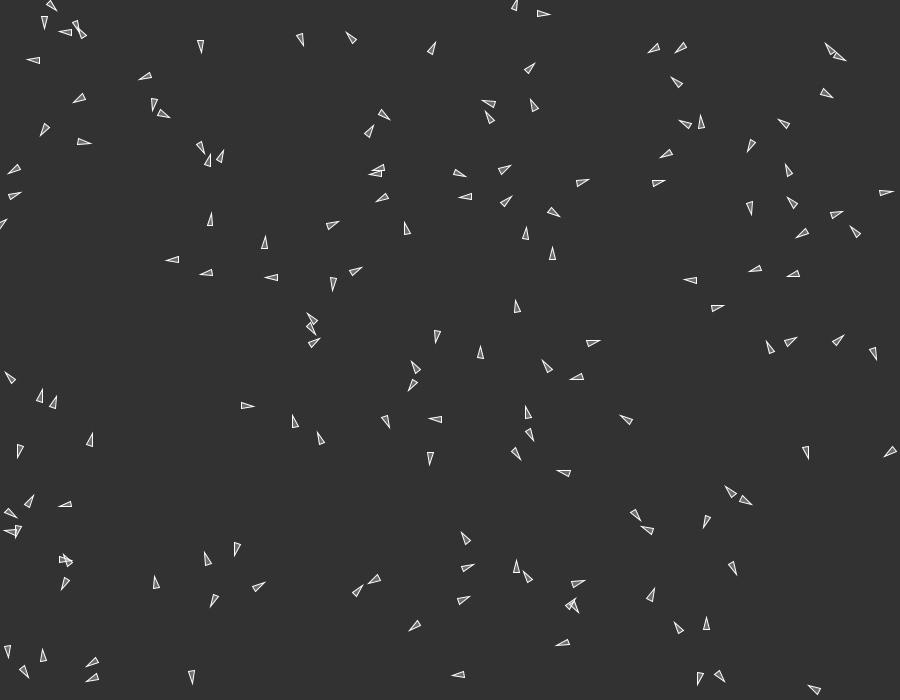
Frame 1 (no input)
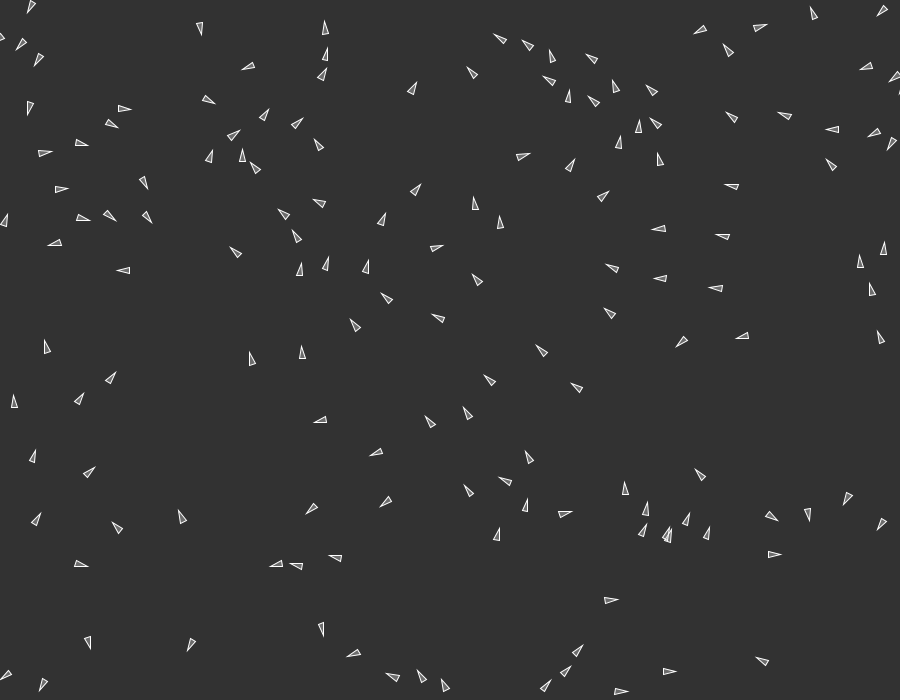
Frame 60 (the mouse pressed at the canvas centre just before this capture)
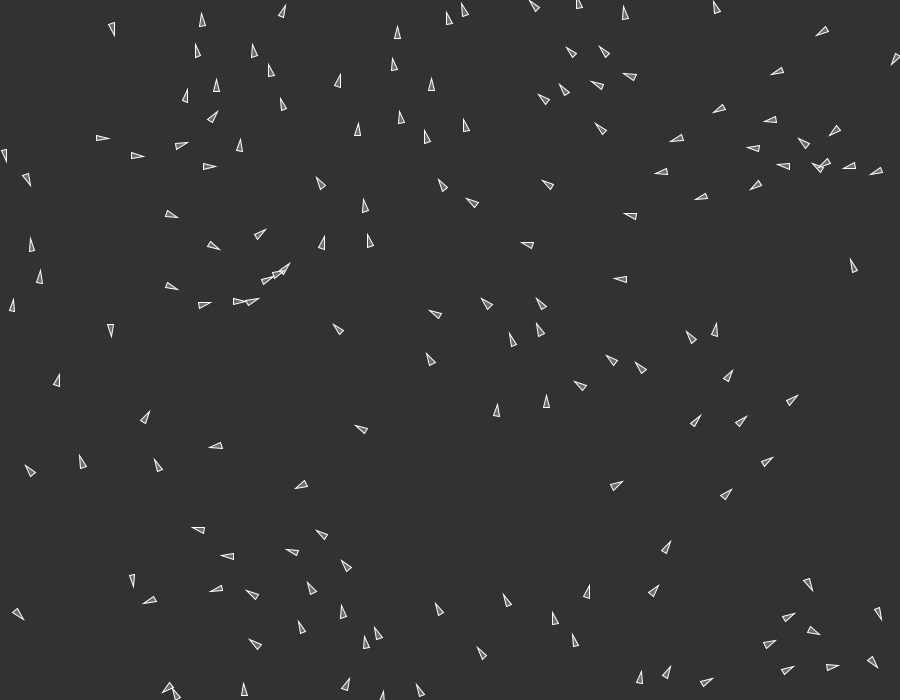
Frame 120 (the mouse held since frame 60 and released just before this capture)

The Processing sketch that drew these frames (run headless with seeded random() and noise(); from frame 60 on, the mouse is pressed at the canvas centre):

// Processing sketch: Boids
// ── Boids.pde
Boid[] flock = new Boid[150];

void setup() {
  size(900, 700);
  for (int i = 0; i < flock.length; i++) {
    flock[i] = new Boid(random(width), random(height), 3);
  }
}

void draw() {
  //updates
  background(50);
  for (int i = 0; i < flock.length; i++) {
    flock[i].fly(flock);
  }
}

// ── Boid.pde
class Boid {

  PVector position;
  PVector velocity;
  PVector addV;
  PVector v1, v2, v3;
  float size;
  Boid[] boids;
  Float maxSpeed = 4f;
  Float maxForce = 0.06;

  Boid(float x, float y, float size) {
    position = new PVector(x, y);
    addV = new PVector(0, 0);
    float angle = random(TWO_PI);
    velocity = new PVector(cos(angle), sin(angle));
    this.size = size;
  }

  void fly(Boid[] flock) {
    //ok now we can use flock to tell all the stuff
    boids = flock;
    move();
    borders();
    display();
  }

  void borders() {
    if (position.x < -size) position.x = width+size;
    if (position.y < -size) position.y = height+size;
    if (position.x > width+size) position.x = -size;
    if (position.y > height+size) position.y = -size;
  }

  void display() {
    float theta = velocity.heading() + PI/2;
    fill(200, 100);
    stroke(255);
    //strokeWeight(1);
    pushMatrix();
    translate(position.x, position.y);
    rotate(theta);
    beginShape();
    vertex(0, -size*2);
    vertex(-size, size*2);
    vertex(size, size*2);
    endShape(CLOSE);
    popMatrix();
  }

  void move() {
    //1. Seperation - stay a certain distance away from other boids
    //2. Alignment - align themselves to go the same way as surrounding boids
    //3. Cohesion - move with the surrounding boids

    this.addV.add(seperation().mult(1.5));
    this.addV.add(alignment());
    this.addV.add(cohesion());
    this.velocity.add(addV);
    this.velocity.limit(maxSpeed);
    this.position.add(velocity);
    this.addV.mult(0);
  }

  PVector seek(PVector target) {
    PVector desired = PVector.sub(target, position);  // A vector pointing from the position to the target

    desired.normalize();
    desired.mult(maxSpeed);

    // Steering = Desired minus Velocity
    PVector steer = PVector.sub(desired, velocity);
    steer.limit(maxForce);  // Limit to maximum steering force
    return steer;
  }

  PVector seperation() {
    PVector ryan = new PVector(0, 0);
    int count = 0;
    for (int i = 0; i < boids.length; i++) {
      Float d = dist(this.position.x, this.position.y, boids[i].position.x, boids[i].position.y);
      if (!boids[i].equals(this)) {
        if ((d > 0f) && (d < 50f)) {
          PVector sep = (PVector.sub(this.position, boids[i].position));
          sep.normalize();
          sep.div(d);
          ryan.add(sep);
          count++;
        }
      }
    }
    if (count > 0) {
      ryan.div((float)count);
      ryan.normalize();
      ryan.mult(maxSpeed);
      ryan.sub(this.velocity);
      ryan.limit(maxForce);
      return ryan;
    } else {
      return new PVector(0, 0);
    }
  }

  PVector alignment() {
    PVector ryan = new PVector(0, 0);
    int count = 0;
    for (int i = 0; i < boids.length; i++) {
      Float d = dist(this.position.x, this.position.y, boids[i].position.x, boids[i].position.y);
      if (!boids[i].equals(this)) {
        if ((d > 0f) && (d < 50f)) {
          ryan.add(boids[i].velocity);
          count++;
        }
      }
    }

    if (count > 0) {
      ryan.div((float)count);
      ryan.normalize();
      ryan.mult(maxSpeed);
      PVector f = PVector.sub(ryan, this.velocity);
      f.limit(maxForce);
      return f;
    } else {
      return new PVector(0, 0);
    }
  }
  PVector cohesion() {
    //Ryan is the "temp" in The Office, hehe, get it? B)
    PVector ryan = new PVector(0, 0);
    int count = 0;
    for (int i = 0; i < boids.length; i++) {
      if (!boids[i].equals(this)) {
        Float d = dist(this.position.x, this.position.y, boids[i].position.x, boids[i].position.y);
        if ((d > 0f) && (d < 50f)) {
          ryan.add(boids[i].position);
          count++;
        }
      }
    }

    if (count > 0) {
      ryan.div((float)count);

      return seek(ryan);
    } else {
      return new PVector(0, 0);
    }
  }
}
